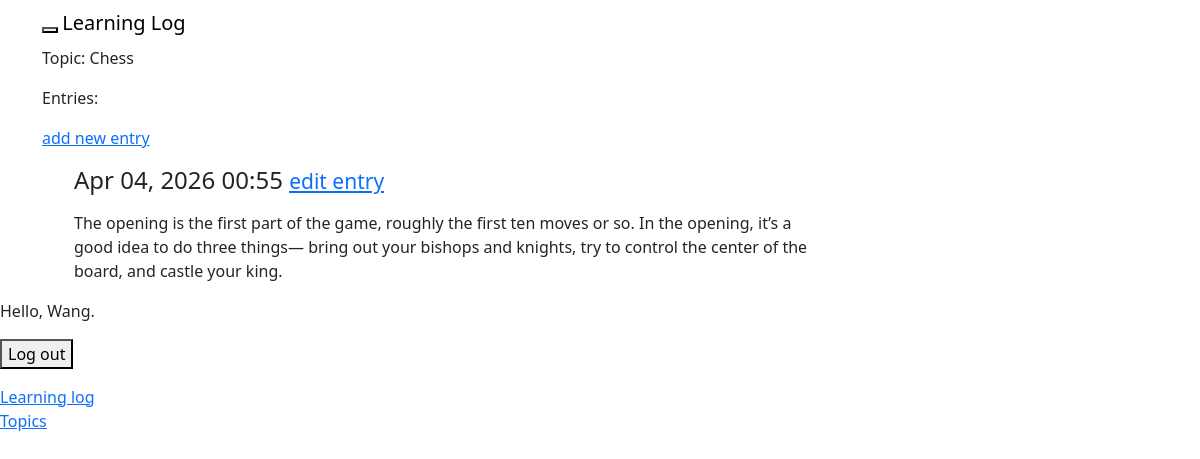
The app's page /topic/1/ (signed in) with its own data.
### learning_logs/models.py (models this page shows, shortened)
class Topic(models.Model):
    text = models.CharField(max_length=200)
    date_added = models.DateTimeField(auto_now_add=True)
    owner = models.ForeignKey(User, on_delete=models.CASCADE, null=True, blank=True)
    def __str__(self):
        return self.text

class Entry(models.Model):
    topic = models.ForeignKey(Topic, on_delete=models.CASCADE)
    text = models.TextField()
    date_added = models.DateTimeField(auto_now_add=True)
    class Meta():
        verbose_name_plural = 'entries'

### learning_logs/views.py (the view)
# urls.py: path('topic/<int:topic_id>/', views.topic, name='topic'),
@login_required
def topic(request, topic_id):
    topic = Topic.objects.get(id=topic_id)
    entries = topic.entry_set.order_by('-date_added')
    context = {'topic' : topic, 'entries': entries}
    return render(request, 'learning_logs/topic.html', context)

### templates/learning_logs/topic.html (shortened to what this page needs)
    {% extends 'learning_logs/base.html' %}
    {% block content %}
    <p>Topic: {{ topic }}</p>
    <p>Entries:</p>
    <p>
        <a href="{% url 'learning_logs:new_entry' topic.id %}">add new entry</a>
    </p>
    <ul>
        {% for entry in entries %}
            <div class="panel panel-default">
                <div class="panel-heading">
                    <h4
                        class="panel-title">{{ entry.date_added|date:'M d, Y H:i' }}
                        <small>
                            <a href="{% url 'learning_logs:edit_entry' entry.id %}">edit entry</a>
                        </small>
                    </h4>
                </div>
                <div class="panel-body">
                    <p>{{ entry.text|linebreaks }}</p>
                </div>
            </div>
    {% empty %}
        <li>
            There are no entries for this topic yet.
        </li>
    {% endfor %}
    </ul>
    {% endblock content %}

### templates/learning_logs/base.html (shortened to what this page needs)
<html>
    {% load django_bootstrap5%}
    <!DOCTYPE html>
    <html lang="en">
    <head>
        {% bootstrap_css %}
    </head>
    <body>
        <nav class="navbar navbar-default navbar-static-top">
            <div class="container">
                <div class="navbar-header">
                    <button type="button" class="bavbar-toggle collapsed"
                        data-toggle="collape" data-target="#navbar"
                        aria-expanded="false"aria-controls="navbar">
                        </button>
                        <a class="navbar-brand" href="{% url 'learning_logs:index' %}">
                            Learning Log</a>
            </div>
        </nav>
        <div class="container">
            <div>
                {% block content %}
                {% endblock content %}
            </div>
        </div>
        <p>
            {% if user.is_authenticated %}
                Hello, {{ user.username }}. <br>
                <form action="{% url 'users:logout' %}" method="post">
                    <button type="submit">Log out</button>
                </form>
                <a href="{% url 'learning_logs:index' %}">Learning log</a><br>
                <a href="{% url 'learning_logs:topics' %}">Topics</a>
            {% else %}
            <a href="{% url 'users:login' %}">Log in</a>
            <a href="{% url 'users:register' %}">Register</a><br>
            {% endif %}
        </p>
    </body>
</html>

### records on screen
Topic: text "Chess"
Entry: date_added "Apr 04, 2026 00:55", text "The opening is the first part of the game, roughly the first ten moves or so. In the opening, it’s a good idea to do three things— bring out your bishops and knights, try to control the center of the board, and castle your king."

### other values on screen
{{ user.username }} "Wang"
